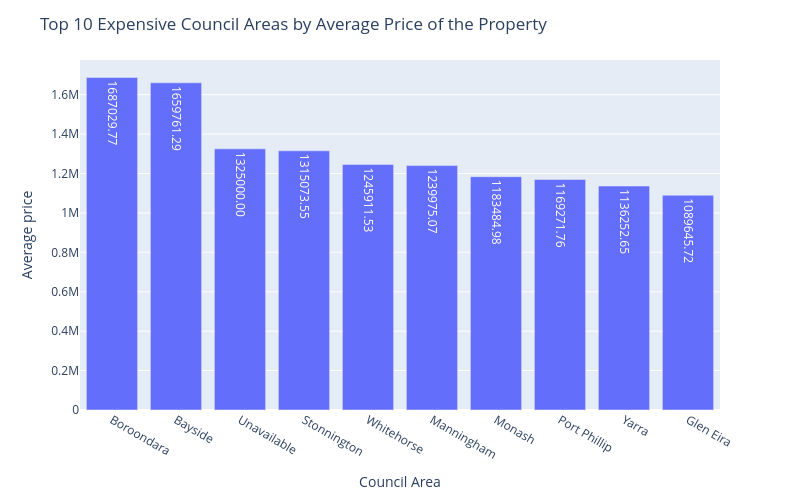

Notebook code for this chart:
### Code cell
fig=px.bar(data_frame=council_avg_price.sort_values(by='Price',ascending=False).head(10),x='CouncilArea',y='Price',
           text='Price')

fig.update_traces(texttemplate='%{text:0.2f}',
                  textposition='auto')

fig.update_layout(
    title="Top 10 Expensive Council Areas by Average Price of the Property",
    xaxis_title="Council Area",
    yaxis_title="Average price",
    height=500,
    width=800
)

fig.show()

### Figure 1 — Plotly figure (JSON) as saved in the notebook; plotly's stock layout.template omitted (floating-point values rounded to 4 significant figures)
{"data": [{"alignmentgroup": "True", "hovertemplate": "CouncilArea=%{x}<br>Price=%{text}<extra></extra>", "legendgroup": "", "marker": {"color": "#636efa", "pattern": {"shape": ""}}, "name": "", "offsetgroup": "", "orientation": "v", "showlegend": false, "text": [1687000.0, 1660000.0, 1325000, 1315000.0, 1246000.0, 1240000.0, 1183000.0, 1169000.0, 1136000.0, 1090000.0], "textposition": "auto", "texttemplate": "%{text:0.2f}", "type": "bar", "x": ["Boroondara", "Bayside", "Unavailable", "Stonnington", "Whitehorse", "Manningham", "Monash", "Port Phillip", "Yarra", "Glen Eira"], "xaxis": "x", "y": [1687000.0, 1660000.0, 1325000, 1315000.0, 1246000.0, 1240000.0, 1183000.0, 1169000.0, 1136000.0, 1090000.0], "yaxis": "y"}], "layout": {"barmode": "relative", "height": 500, "legend": {"tracegroupgap": 0}, "margin": {"t": 60}, "title": {"text": "Top 10 Expensive Council Areas by Average Price of the Property"}, "width": 800, "xaxis": {"anchor": "y", "domain": [0, 1], "title": {"text": "Council Area"}}, "yaxis": {"anchor": "x", "domain": [0, 1], "title": {"text": "Average price"}}}}
